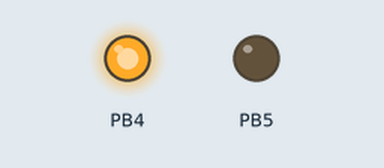
A program run on a simulated ATmega328P, built with avr-gcc and emulated at 16 MHz. On the bench: output pins drawn as LEDs (lit = HIGH).

Above: at 2.0 s.
At 11.0 s:
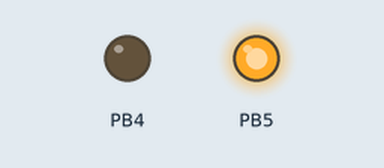
At 15.5 s:
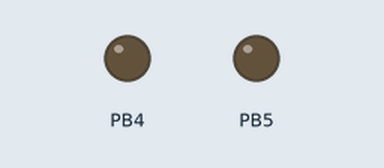
Timing chart, 0 to 23.4 s (numbered marks = the images above):
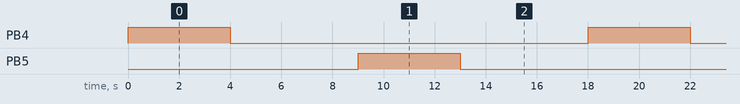

The program:

main.c
```c
/*
 * DC _Motor.c
 *
 * Created: 1/27/2026 9:47:46 PM
 * Author : acer cc
 */
#define F_CPU 16000000UL  //Defining crystal frequency
#include <avr/io.h>
#include <util/delay.h>


int main(void)
{
	DDRB|=(1<<DDB4) | (1 << DDB5);       // Configuring PB4 AND PB5 as output

	while (1)
	{
		PORTB |=(1<<PB4);        // Making PB4 = HIGH
		PORTB &=~(1 << PB5);   // PB5=LOW
		_delay_ms(4000);        // 2 Second delay

		 // Motor Stop
		 PORTB &=~(1 << PB4);    // PB4=LOW
		 PORTB &=~(1 << PB5);   // PB5=LOW
		 _delay_ms(5000);       // 2 seconds delay

		 PORTB |=(1 << PB5);   // PB5=HIGH
		 PORTB &=~(1<<PB4);    //  PB4 = LOW
		_delay_ms(4000);       // 2 second delay

		 PORTB &=~(1 << PB4);  // PB4=LOW
		 PORTB &=~(1 << PB5);  // PB5=LOW
		 _delay_ms(5000);       // 2 seconds delay
	}
}
```

Measured:
- by itself, PB4, PB5: alternates HIGH for 4.0 s and LOW for 14.0 s
- by itself, everything shown: repeats every 18.0 s, in 4 steps
